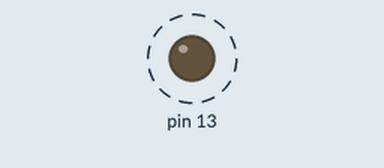
Recording of a sketch running on a simulated Arduino Uno, built with avr-gcc and run on an emulated ATmega328P. Parts: output pins drawn as LEDs (lit = HIGH). Dashed ring = blinking.

Above: at 0.8 s.
Timing chart, 0 to 3.5 s (numbered marks = the images above):
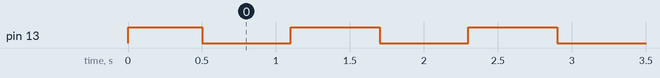

The sketch:

acendeLed.ino
```cpp
void setup(){
  pinMode(13, OUTPUT);
  //Led começa aceso
  digitalWrite(13, HIGH);
  delay(500); // Wait for 500 millisecond(s)
}

void loop(){
    //Apaga o Led
    digitalWrite(13, LOW);
    delay(600); // Wait for 600 millisecond(s)

    //Acende o Led
    digitalWrite(13, HIGH);
    delay(600); // Wait for 600 millisecond(s)
}
```

Measured:
- by itself, pin 13: alternates HIGH for 0.60 s and LOW for 0.60 s
